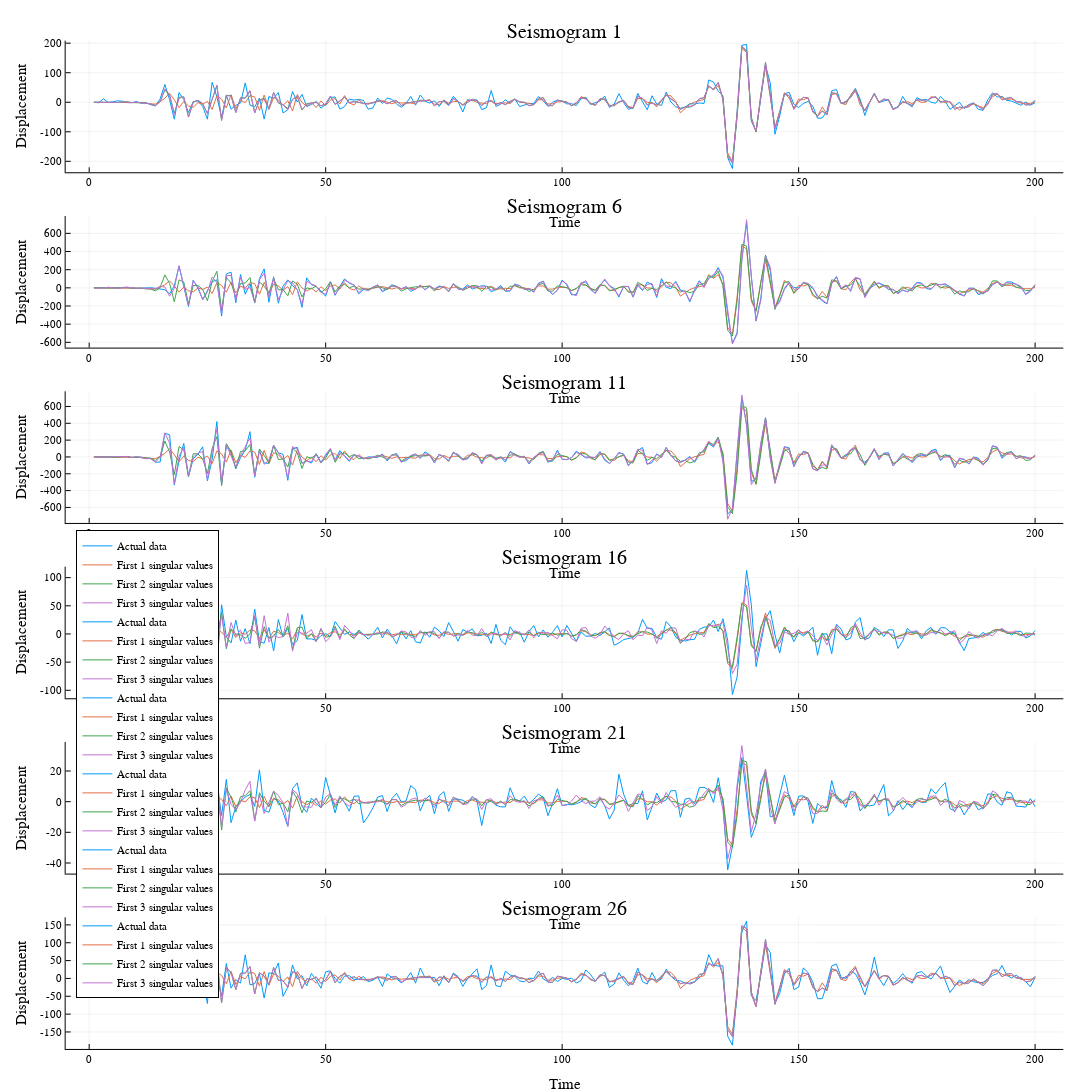

The notebook cell this image was saved under:
### Markdown cell above
Now we'll plot various approximations together with the actual result. I've plotted them very large so that the differences in lines are more apparent.

### Code cell
# Just a custom type for storing U_p * S_p * V_p^T
struct ApproxMatrix
    mat::Matrix
    p::Int # First p singular values used to make mat
end

"""
Generate an approximation of the seismogram matrix using the first p singular values
"""
function approximateMatrix(U::Matrix, S::Vector, Vt::Matrix, p::Integer)::ApproxMatrix
    # Truncate component matrices
    Up = U[:,1:p]
    Sp = S[1:p] 
    Vtp = Vt[1:p,:]
    # Save as our custom type
    ApproxMatrix(Up*diagm(Sp)*Vtp, p)
end


"""
Plot a single seismogram (matrix row) with actual value and several p values.
"""
function plotSeismogram(row::Int, actualMatrix::Matrix, approxMatrices::Vector{ApproxMatrix})::Plots.Plot
    actual = actualMatrix[row,:]
    fig = plot(actual, title="Seismogram $row", xlabel="Time", ylabel="Displacement", label="Actual data", legend=:bottomleft)
    for approx in approxMatrices
        plot!(approx.mat[row,:], label="First $(approx.p) singular values")
    end
    return fig
end


# Each element p in this list causes an approximation to be generated with the first p singular values
pValues = [1,2,3]

approxMatrices = approximateMatrix.(Ref(U), Ref(S), Ref(Vt), pValues) # refs mean only pValues is broadcast

plotRange = 1:5:30 # row indicies of the seismograms to display

figures = plotSeismogram.(plotRange, Ref(seismograms), Ref(approxMatrices))

plt = plot(figures..., layout=(6, 1), size=(1500, 3000), margin=10mm)

display(plt)

### Figure 1 — Plotly figure (JSON) as saved in the notebook; plotly's stock layout.template omitted (floating-point values rounded to 4 significant figures; data arrays with more than 128 entries replaced by an {"elided": "..."} marker saying what was removed)
{"data": [{"xaxis": "x1", "colorbar": {"title": ""}, "yaxis": "y1", "x": {"elided": "200 int values"}, "showlegend": true, "mode": "lines", "name": "Actual data", "zmin": null, "legendgroup": "Actual data", "zmax": null, "line": {"color": "rgba(0, 154, 250, 1.000)", "shape": "linear", "dash": "solid", "width": 1}, "y": {"elided": "200 float values"}, "type": "scatter"}, {"xaxis": "x1", "colorbar": {"title": ""}, "yaxis": "y1", "x": {"elided": "200 int values"}, "showlegend": true, "mode": "lines", "name": "First 1 singular values", "zmin": null, "legendgroup": "First 1 singular values", "zmax": null, "line": {"color": "rgba(227, 111, 71, 1.000)", "shape": "linear", "dash": "solid", "width": 1}, "y": {"elided": "200 float values"}, "type": "scatter"}, {"xaxis": "x1", "colorbar": {"title": ""}, "yaxis": "y1", "x": {"elided": "200 int values"}, "showlegend": true, "mode": "lines", "name": "First 2 singular values", "zmin": null, "legendgroup": "First 2 singular values", "zmax": null, "line": {"color": "rgba(62, 164, 78, 1.000)", "shape": "linear", "dash": "solid", "width": 1}, "y": {"elided": "200 float values"}, "type": "scatter"}, {"xaxis": "x1", "colorbar": {"title": ""}, "yaxis": "y1", "x": {"elided": "200 int values"}, "showlegend": true, "mode": "lines", "name": "First 3 singular values", "zmin": null, "legendgroup": "First 3 singular values", "zmax": null, "line": {"color": "rgba(195, 113, 210, 1.000)", "shape": "linear", "dash": "solid", "width": 1}, "y": {"elided": "200 float values"}, "type": "scatter"}, {"xaxis": "x2", "colorbar": {"title": ""}, "yaxis": "y2", "x": {"elided": "200 int values"}, "showlegend": true, "mode": "lines", "name": "Actual data", "zmin": null, "legendgroup": "Actual data", "zmax": null, "line": {"color": "rgba(0, 154, 250, 1.000)", "shape": "linear", "dash": "solid", "width": 1}, "y": {"elided": "200 float values"}, "type": "scatter"}, {"xaxis": "x2", "colorbar": {"title": ""}, "yaxis": "y2", "x": {"elided": "200 int values"}, "showlegend": true, "mode": "lines", "name": "First 1 singular values", "zmin": null, "legendgroup": "First 1 singular values", "zmax": null, "line": {"color": "rgba(227, 111, 71, 1.000)", "shape": "linear", "dash": "solid", "width": 1}, "y": {"elided": "200 float values"}, "type": "scatter"}, {"xaxis": "x2", "colorbar": {"title": ""}, "yaxis": "y2", "x": {"elided": "200 int values"}, "showlegend": true, "mode": "lines", "name": "First 2 singular values", "zmin": null, "legendgroup": "First 2 singular values", "zmax": null, "line": {"color": "rgba(62, 164, 78, 1.000)", "shape": "linear", "dash": "solid", "width": 1}, "y": {"elided": "200 float values"}, "type": "scatter"}, {"xaxis": "x2", "colorbar": {"title": ""}, "yaxis": "y2", "x": {"elided": "200 int values"}, "showlegend": true, "mode": "lines", "name": "First 3 singular values", "zmin": null, "legendgroup": "First 3 singular values", "zmax": null, "line": {"color": "rgba(195, 113, 210, 1.000)", "shape": "linear", "dash": "solid", "width": 1}, "y": {"elided": "200 float values"}, "type": "scatter"}, {"xaxis": "x3", "colorbar": {"title": ""}, "yaxis": "y3", "x": {"elided": "200 int values"}, "showlegend": true, "mode": "lines", "name": "Actual data", "zmin": null, "legendgroup": "Actual data", "zmax": null, "line": {"color": "rgba(0, 154, 250, 1.000)", "shape": "linear", "dash": "solid", "width": 1}, "y": {"elided": "200 float values"}, "type": "scatter"}, {"xaxis": "x3", "colorbar": {"title": ""}, "yaxis": "y3", "x": {"elided": "200 int values"}, "showlegend": true, "mode": "lines", "name": "First 1 singular values", "zmin": null, "legendgroup": "First 1 singular values", "zmax": null, "line": {"color": "rgba(227, 111, 71, 1.000)", "shape": "linear", "dash": "solid", "width": 1}, "y": {"elided": "200 float values"}, "type": "scatter"}, {"xaxis": "x3", "colorbar": {"title": ""}, "yaxis": "y3", "x": {"elided": "200 int values"}, "showlegend": true, "mode": "lines", "name": "First 2 singular values", "zmin": null, "legendgroup": "First 2 singular values", "zmax": null, "line": {"color": "rgba(62, 164, 78, 1.000)", "shape": "linear", "dash": "solid", "width": 1}, "y": {"elided": "200 float values"}, "type": "scatter"}, {"xaxis": "x3", "colorbar": {"title": ""}, "yaxis": "y3", "x": {"elided": "200 int values"}, "showlegend": true, "mode": "lines", "name": "First 3 singular values", "zmin": null, "legendgroup": "First 3 singular values", "zmax": null, "line": {"color": "rgba(195, 113, 210, 1.000)", "shape": "linear", "dash": "solid", "width": 1}, "y": {"elided": "200 float values"}, "type": "scatter"}, {"xaxis": "x4", "colorbar": {"title": ""}, "yaxis": "y4", "x": {"elided": "200 int values"}, "showlegend": true, "mode": "lines", "name": "Actual data", "zmin": null, "legendgroup": "Actual data", "zmax": null, "line": {"color": "rgba(0, 154, 250, 1.000)", "shape": "linear", "dash": "solid", "width": 1}, "y": {"elided": "200 float values"}, "type": "scatter"}, {"xaxis": "x4", "colorbar": {"title": ""}, "yaxis": "y4", "x": {"elided": "200 int values"}, "showlegend": true, "mode": "lines", "name": "First 1 singular values", "zmin": null, "legendgroup": "First 1 singular values", "zmax": null, "line": {"color": "rgba(227, 111, 71, 1.000)", "shape": "linear", "dash": "solid", "width": 1}, "y": {"elided": "200 float values"}, "type": "scatter"}, {"xaxis": "x4", "colorbar": {"title": ""}, "yaxis": "y4", "x": {"elided": "200 int values"}, "showlegend": true, "mode": "lines", "name": "First 2 singular values", "zmin": null, "legendgroup": "First 2 singular values", "zmax": null, "line": {"color": "rgba(62, 164, 78, 1.000)", "shape": "linear", "dash": "solid", "width": 1}, "y": {"elided": "200 float values"}, "type": "scatter"}, {"xaxis": "x4", "colorbar": {"title": ""}, "yaxis": "y4", "x": {"elided": "200 int values"}, "showlegend": true, "mode": "lines", "name": "First 3 singular values", "zmin": null, "legendgroup": "First 3 singular values", "zmax": null, "line": {"color": "rgba(195, 113, 210, 1.000)", "shape": "linear", "dash": "solid", "width": 1}, "y": {"elided": "200 float values"}, "type": "scatter"}, {"xaxis": "x5", "colorbar": {"title": ""}, "yaxis": "y5", "x": {"elided": "200 int values"}, "showlegend": true, "mode": "lines", "name": "Actual data", "zmin": null, "legendgroup": "Actual data", "zmax": null, "line": {"color": "rgba(0, 154, 250, 1.000)", "shape": "linear", "dash": "solid", "width": 1}, "y": {"elided": "200 float values"}, "type": "scatter"}, {"xaxis": "x5", "colorbar": {"title": ""}, "yaxis": "y5", "x": {"elided": "200 int values"}, "showlegend": true, "mode": "lines", "name": "First 1 singular values", "zmin": null, "legendgroup": "First 1 singular values", "zmax": null, "line": {"color": "rgba(227, 111, 71, 1.000)", "shape": "linear", "dash": "solid", "width": 1}, "y": {"elided": "200 float values"}, "type": "scatter"}, {"xaxis": "x5", "colorbar": {"title": ""}, "yaxis": "y5", "x": {"elided": "200 int values"}, "showlegend": true, "mode": "lines", "name": "First 2 singular values", "zmin": null, "legendgroup": "First 2 singular values", "zmax": null, "line": {"color": "rgba(62, 164, 78, 1.000)", "shape": "linear", "dash": "solid", "width": 1}, "y": {"elided": "200 float values"}, "type": "scatter"}, {"xaxis": "x5", "colorbar": {"title": ""}, "yaxis": "y5", "x": {"elided": "200 int values"}, "showlegend": true, "mode": "lines", "name": "First 3 singular values", "zmin": null, "legendgroup": "First 3 singular values", "zmax": null, "line": {"color": "rgba(195, 113, 210, 1.000)", "shape": "linear", "dash": "solid", "width": 1}, "y": {"elided": "200 float values"}, "type": "scatter"}, {"xaxis": "x6", "colorbar": {"title": ""}, "yaxis": "y6", "x": {"elided": "200 int values"}, "showlegend": true, "mode": "lines", "name": "Actual data", "zmin": null, "legendgroup": "Actual data", "zmax": null, "line": {"color": "rgba(0, 154, 250, 1.000)", "shape": "linear", "dash": "solid", "width": 1}, "y": {"elided": "200 float values"}, "type": "scatter"}, {"xaxis": "x6", "colorbar": {"title": ""}, "yaxis": "y6", "x": {"elided": "200 int values"}, "showlegend": true, "mode": "lines", "name": "First 1 singular values", "zmin": null, "legendgroup": "First 1 singular values", "zmax": null, "line": {"color": "rgba(227, 111, 71, 1.000)", "shape": "linear", "dash": "solid", "width": 1}, "y": {"elided": "200 float values"}, "type": "scatter"}, {"xaxis": "x6", "colorbar": {"title": ""}, "yaxis": "y6", "x": {"elided": "200 int values"}, "showlegend": true, "mode": "lines", "name": "First 2 singular values", "zmin": null, "legendgroup": "First 2 singular values", "zmax": null, "line": {"color": "rgba(62, 164, 78, 1.000)", "shape": "linear", "dash": "solid", "width": 1}, "y": {"elided": "200 float values"}, "type": "scatter"}, {"xaxis": "x6", "colorbar": {"title": ""}, "yaxis": "y6", "x": {"elided": "200 int values"}, "showlegend": true, "mode": "lines", "name": "First 3 singular values", "zmin": null, "legendgroup": "First 3 singular values", "zmax": null, "line": {"color": "rgba(195, 113, 210, 1.000)", "shape": "linear", "dash": "solid", "width": 1}, "y": {"elided": "200 float values"}, "type": "scatter"}], "layout": {"showlegend": true, "paper_bgcolor": "rgba(255, 255, 255, 1.000)", "xaxis1": {"showticklabels": true, "gridwidth": 0.5, "tickvals": [0, 50, 100, 150, 200], "range": [-4.97, 206.0], "domain": [0.06014, 0.9738], "mirror": false, "tickangle": 0, "showline": true, "ticktext": ["0", "50", "100", "150", "200"], "zeroline": false, "tickfont": {"color": "rgba(0, 0, 0, 1.000)", "family": "sans-serif", "size": 11}, "zerolinecolor": "rgba(0, 0, 0, 1.000)", "anchor": "y1", "visible": true, "ticks": "inside", "tickmode": "array", "linecolor": "rgba(0, 0, 0, 1.000)", "showgrid": true, "title": "Time", "gridcolor": "rgba(0, 0, 0, 0.100)", "titlefont": {"color": "rgba(0, 0, 0, 1.000)", "family": "sans-serif", "size": 15}, "tickcolor": "rgb(0, 0, 0)", "type": "-"}, "legend": {"yanchor": "bottom", "xanchor": "left", "bordercolor": "rgba(0, 0, 0, 1.000)", "bgcolor": "rgba(255, 255, 255, 1.000)", "borderwidth": 1, "tracegroupgap": 0, "y": 0.07, "font": {"color": "rgba(0, 0, 0, 1.000)", "family": "sans-serif", "size": 11}, "title": {"font": {"color": "rgba(0, 0, 0, 1.000)", "family": "sans-serif", "size": 15}, "text": ""}, "traceorder": "normal", "x": 0.07}, "height": 3000, "yaxis4": {"showticklabels": true, "gridwidth": 0.5, "tickvals": [-100, -50, 0, 50, 100], "range": [-114.2, 119.5], "domain": [0.3553, 0.4804], "mirror": false, "tickangle": 0, "showline": true, "ticktext": ["-100", "-50", "0", "50", "100"], "zeroline": false, "tickfont": {"color": "rgba(0, 0, 0, 1.000)", "family": "sans-serif", "size": 11}, "zerolinecolor": "rgba(0, 0, 0, 1.000)", "anchor": "x4", "visible": true, "ticks": "inside", "tickmode": "array", "linecolor": "rgba(0, 0, 0, 1.000)", "showgrid": true, "title": "Displacement", "gridcolor": "rgba(0, 0, 0, 0.100)", "titlefont": {"color": "rgba(0, 0, 0, 1.000)", "family": "sans-serif", "size": 15}, "tickcolor": "rgb(0, 0, 0)", "type": "-"}, "yaxis2": {"showticklabels": true, "gridwidth": 0.5, "tickvals": [-600, -400, -200, 0, 200, 400, 600], "range": [-658.1, 791.6], "domain": [0.6886, 0.8137], "mirror": false, "tickangle": 0, "showline": true, "ticktext": ["-600", "-400", "-200", "0", "200", "400", "600"], "zeroline": false, "tickfont": {"color": "rgba(0, 0, 0, 1.000)", "family": "sans-serif", "size": 11}, "zerolinecolor": "rgba(0, 0, 0, 1.000)", "anchor": "x2", "visible": true, "ticks": "inside", "tickmode": "array", "linecolor": "rgba(0, 0, 0, 1.000)", "showgrid": true, "title": "Displacement", "gridcolor": "rgba(0, 0, 0, 0.100)", "titlefont": {"color": "rgba(0, 0, 0, 1.000)", "family": "sans-serif", "size": 15}, "tickcolor": "rgb(0, 0, 0)", "type": "-"}, "xaxis3": {"showticklabels": true, "gridwidth": 0.5, "tickvals": [0, 50, 100, 150, 200], "range": [-4.97, 206.0], "domain": [0.06014, 0.9738], "mirror": false, "tickangle": 0, "showline": true, "ticktext": ["0", "50", "100", "150", "200"], "zeroline": false, "tickfont": {"color": "rgba(0, 0, 0, 1.000)", "family": "sans-serif", "size": 11}, "zerolinecolor": "rgba(0, 0, 0, 1.000)", "anchor": "y3", "visible": true, "ticks": "inside", "tickmode": "array", "linecolor": "rgba(0, 0, 0, 1.000)", "showgrid": true, "title": "Time", "gridcolor": "rgba(0, 0, 0, 0.100)", "titlefont": {"color": "rgba(0, 0, 0, 1.000)", "family": "sans-serif", "size": 15}, "tickcolor": "rgb(0, 0, 0)", "type": "-"}, "yaxis3": {"showticklabels": true, "gridwidth": 0.5, "tickvals": [-600, -400, -200, 0, 200, 400, 600], "range": [-784.2, 780.3], "domain": [0.5219, 0.6471], "mirror": false, "tickangle": 0, "showline": true, "ticktext": ["-600", "-400", "-200", "0", "200", "400", "600"], "zeroline": false, "tickfont": {"color": "rgba(0, 0, 0, 1.000)", "family": "sans-serif", "size": 11}, "zerolinecolor": "rgba(0, 0, 0, 1.000)", "anchor": "x3", "visible": true, "ticks": "inside", "tickmode": "array", "linecolor": "rgba(0, 0, 0, 1.000)", "showgrid": true, "title": "Displacement", "gridcolor": "rgba(0, 0, 0, 0.100)", "titlefont": {"color": "rgba(0, 0, 0, 1.000)", "family": "sans-serif", "size": 15}, "tickcolor": "rgb(0, 0, 0)", "type": "-"}, "yaxis5": {"showticklabels": true, "gridwidth": 0.5, "tickvals": [-40, -20, 0, 20], "range": [-46.92, 38.93], "domain": [0.1886, 0.3137], "mirror": false, "tickangle": 0, "showline": true, "ticktext": ["-40", "-20", "0", "20"], "zeroline": false, "tickfont": {"color": "rgba(0, 0, 0, 1.000)", "family": "sans-serif", "size": 11}, "zerolinecolor": "rgba(0, 0, 0, 1.000)", "anchor": "x5", "visible": true, "ticks": "inside", "tickmode": "array", "linecolor": "rgba(0, 0, 0, 1.000)", "showgrid": true, "title": "Displacement", "gridcolor": "rgba(0, 0, 0, 0.100)", "titlefont": {"color": "rgba(0, 0, 0, 1.000)", "family": "sans-serif", "size": 15}, "tickcolor": "rgb(0, 0, 0)", "type": "-"}, "xaxis4": {"showticklabels": true, "gridwidth": 0.5, "tickvals": [0, 50, 100, 150, 200], "range": [-4.97, 206.0], "domain": [0.06014, 0.9738], "mirror": false, "tickangle": 0, "showline": true, "ticktext": ["0", "50", "100", "150", "200"], "zeroline": false, "tickfont": {"color": "rgba(0, 0, 0, 1.000)", "family": "sans-serif", "size": 11}, "zerolinecolor": "rgba(0, 0, 0, 1.000)", "anchor": "y4", "visible": true, "ticks": "inside", "tickmode": "array", "linecolor": "rgba(0, 0, 0, 1.000)", "showgrid": true, "title": "Time", "gridcolor": "rgba(0, 0, 0, 0.100)", "titlefont": {"color": "rgba(0, 0, 0, 1.000)", "family": "sans-serif", "size": 15}, "tickcolor": "rgb(0, 0, 0)", "type": "-"}, "yaxis1": {"showticklabels": true, "gridwidth": 0.5, "tickvals": [-200, -100, 0, 100, 200], "range": [-237.1, 208.6], "domain": [0.8553, 0.9804], "mirror": false, "tickangle": 0, "showline": true, "ticktext": ["-200", "-100", "0", "100", "200"], "zeroline": false, "tickfont": {"color": "rgba(0, 0, 0, 1.000)", "family": "sans-serif", "size": 11}, "zerolinecolor": "rgba(0, 0, 0, 1.000)", "anchor": "x1", "visible": true, "ticks": "inside", "tickmode": "array", "linecolor": "rgba(0, 0, 0, 1.000)", "showgrid": true, "title": "Displacement", "gridcolor": "rgba(0, 0, 0, 0.100)", "titlefont": {"color": "rgba(0, 0, 0, 1.000)", "family": "sans-serif", "size": 15}, "tickcolor": "rgb(0, 0, 0)", "type": "-"}, "annotations": [{"yanchor": "top", "xanchor": "center", "rotation": 0, "y": 1, "font": {"color": "rgba(0, 0, 0, 1.000)", "family": "sans-serif", "size": 20}, "yref": "paper", "showarrow": false, "text": "Seismogram 1", "xref": "paper", "x": 0.5169}, {"yanchor": "top", "xanchor": "center", "rotation": 0, "y": 0.8333, "font": {"color": "rgba(0, 0, 0, 1.000)", "family": "sans-serif", "size": 20}, "yref": "paper", "showarrow": false, "text": "Seismogram 6", "xref": "paper", "x": 0.5169}, {"yanchor": "top", "xanchor": "center", "rotation": 0, "y": 0.6667, "font": {"color": "rgba(0, 0, 0, 1.000)", "family": "sans-serif", "size": 20}, "yref": "paper", "showarrow": false, "text": "Seismogram 11", "xref": "paper", "x": 0.5169}, {"yanchor": "top", "xanchor": "center", "rotation": 0, "y": 0.5, "font": {"color": "rgba(0, 0, 0, 1.000)", "family": "sans-serif", "size": 20}, "yref": "paper", "showarrow": false, "text": "Seismogram 16", "xref": "paper", "x": 0.5169}, {"yanchor": "top", "xanchor": "center", "rotation": 0, "y": 0.3333, "font": {"color": "rgba(0, 0, 0, 1.000)", "family": "sans-serif", "size": 20}, "yref": "paper", "showarrow": false, "text": "Seismogram 21", "xref": "paper", "x": 0.5169}, {"yanchor": "top", "xanchor": "center", "rotation": 0, "y": 0.1667, "font": {"color": "rgba(0, 0, 0, 1.000)", "family": "sans-serif", "size": 20}, "yref": "paper", "showarrow": false, "text": "Seismogram 26", "xref": "paper", "x": 0.5169}], "yaxis6": {"showticklabels": true, "gridwidth": 0.5, "tickvals": [-150, -100, -50, 0, 50, 100, 150], "range": [-197.6, 171.3], "domain": [0.02192, 0.1471], "mirror": false, "tickangle": 0, "showline": true, "ticktext": ["-150", "-100", "-50", "0", "50", "100", "150"], "zeroline": false, "tickfont": {"color": "rgba(0, 0, 0, 1.000)", "family": "sans-serif", "size": 11}, "zerolinecolor": "rgba(0, 0, 0, 1.000)", "anchor": "x6", "visible": true, "ticks": "inside", "tickmode": "array", "linecolor": "rgba(0, 0, 0, 1.000)", "showgrid": true, "title": "Displacement", "gridcolor": "rgba(0, 0, 0, 0.100)", "titlefont": {"color": "rgba(0, 0, 0, 1.000)", "family": "sans-serif", "size": 15}, "tickcolor": "rgb(0, 0, 0)", "type": "-"}, "plot_bgcolor": "rgba(255, 255, 255, 1.000)", "xaxis2": {"showticklabels": true, "gridwidth": 0.5, "tickvals": [0, 50, 100, 150, 200], "range": [-4.97, 206.0], "domain": [0.06014, 0.9738], "mirror": false, "tickangle": 0, "showline": true, "ticktext": ["0", "50", "100", "150", "200"], "zeroline": false, "tickfont": {"color": "rgba(0, 0, 0, 1.000)", "family": "sans-serif", "size": 11}, "zerolinecolor": "rgba(0, 0, 0, 1.000)", "anchor": "y2", "visible": true, "ticks": "inside", "tickmode": "array", "linecolor": "rgba(0, 0, 0, 1.000)", "showgrid": true, "title": "Time", "gridcolor": "rgba(0, 0, 0, 0.100)", "titlefont": {"color": "rgba(0, 0, 0, 1.000)", "family": "sans-serif", "size": 15}, "tickcolor": "rgb(0, 0, 0)", "type": "-"}, "xaxis6": {"showticklabels": true, "gridwidth": 0.5, "tickvals": [0, 50, 100, 150, 200], "range": [-4.97, 206.0], "domain": [0.06014, 0.9738], "mirror": false, "tickangle": 0, "showline": true, "ticktext": ["0", "50", "100", "150", "200"], "zeroline": false, "tickfont": {"color": "rgba(0, 0, 0, 1.000)", "family": "sans-serif", "size": 11}, "zerolinecolor": "rgba(0, 0, 0, 1.000)", "anchor": "y6", "visible": true, "ticks": "inside", "tickmode": "array", "linecolor": "rgba(0, 0, 0, 1.000)", "showgrid": true, "title": "Time", "gridcolor": "rgba(0, 0, 0, 0.100)", "titlefont": {"color": "rgba(0, 0, 0, 1.000)", "family": "sans-serif", "size": 15}, "tickcolor": "rgb(0, 0, 0)", "type": "-"}, "margin": {"l": 0, "b": 20, "r": 0, "t": 20}, "xaxis5": {"showticklabels": true, "gridwidth": 0.5, "tickvals": [0, 50, 100, 150, 200], "range": [-4.97, 206.0], "domain": [0.06014, 0.9738], "mirror": false, "tickangle": 0, "showline": true, "ticktext": ["0", "50", "100", "150", "200"], "zeroline": false, "tickfont": {"color": "rgba(0, 0, 0, 1.000)", "family": "sans-serif", "size": 11}, "zerolinecolor": "rgba(0, 0, 0, 1.000)", "anchor": "y5", "visible": true, "ticks": "inside", "tickmode": "array", "linecolor": "rgba(0, 0, 0, 1.000)", "showgrid": true, "title": "Time", "gridcolor": "rgba(0, 0, 0, 0.100)", "titlefont": {"color": "rgba(0, 0, 0, 1.000)", "family": "sans-serif", "size": 15}, "tickcolor": "rgb(0, 0, 0)", "type": "-"}, "width": 1500}}
